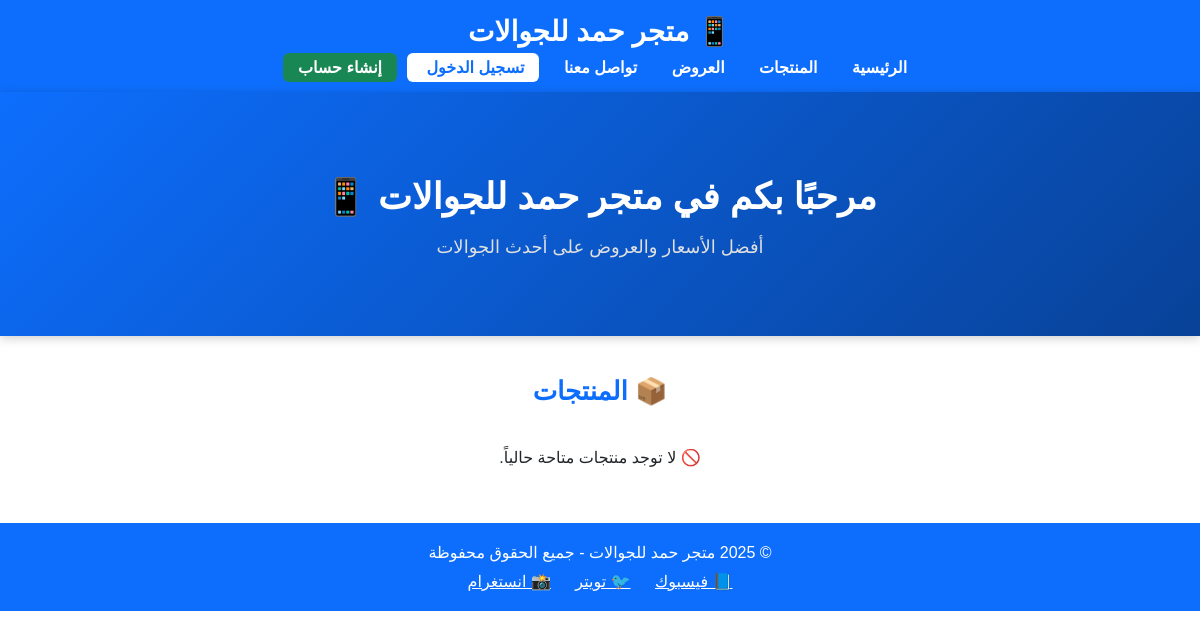
The app's page /, older data.
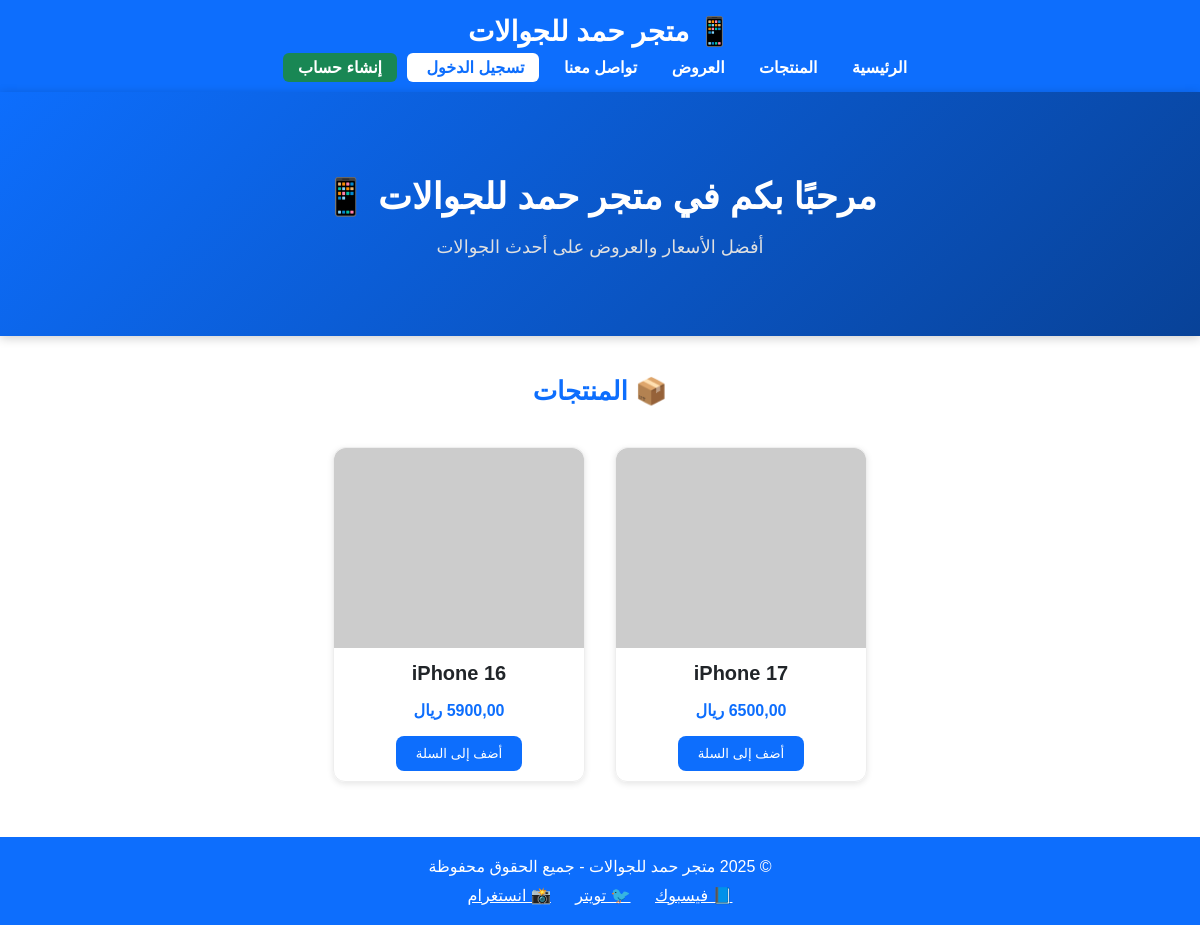
The same page, newer data.
### store/models.py (models this page shows, shortened)
class Product(models.Model):
    category = models.ForeignKey(
        Category,
        on_delete=models.CASCADE,
        related_name='products',
        verbose_name=_("التصنيف")
    )
    name = models.CharField(
        max_length=150,
        verbose_name=_("اسم المنتج")
    )
    description = models.TextField(
        blank=True,
        null=True,
        verbose_name=_("وصف المنتج")
    )
    price = models.DecimalField(
        max_digits=10,
        decimal_places=2,
        verbose_name=_("السعر (بالريال)")
    )
    stock = models.PositiveIntegerField(
        default=0,
        verbose_name=_("الكمية المتاحة")
    )
    image = CloudinaryField(
        folder='products/main/',
        blank=True,
        null=True,
        verbose_name=_("صورة رئيسية للمنتج")
    )
    created_at = models.DateTimeField(
        auto_now_add=True,
        verbose_name=_("تاريخ الإضافة")
    )
    class Meta:
        verbose_name = _("منتج")
        verbose_name_plural = _("المنتجات")
        ordering = ['-created_at']

### core/views.py (the view)
# urls.py: path('', views.home, name='home'),
def home(request):
    products = Product.objects.all()
    context = {
        'products': products
    }
    return render(request, 'home.html', context)

### templates/home.html (shortened to what this page needs)
<!DOCTYPE html>
<html lang="ar" dir="rtl">
<head>
</head>
<body>
  {% include 'header.html' %}
  <div class="banner">
    <h1>مرحبًا بكم في متجر حمد للجوالات 📱</h1>
    <p>أفضل الأسعار والعروض على أحدث الجوالات</p>
  </div>
  <div class="container">
    <h2 class="section-title">📦 المنتجات</h2>
    {% include 'store_templates/products.html' %}
  </div>
  {% include 'footer.html' %}
</body>
</html>

### templates/header.html
<header style="background-color: #0d6efd; color: white; padding: 15px 0; text-align: center;">
  <h1 style="margin: 0; font-size: 28px;">📱 متجر حمد للجوالات</h1>
  <nav style="margin-top: 10px;">
    <a href="{% url 'home' %}" style="color: white; margin: 0 15px; text-decoration: none; font-weight: bold;">الرئيسية</a>
    <a href="#" style="color: white; margin: 0 15px; text-decoration: none; font-weight: bold;">المنتجات</a>
    <a href="#" style="color: white; margin: 0 15px; text-decoration: none; font-weight: bold;">العروض</a>
    <a href="#" style="color: white; margin: 0 15px; text-decoration: none; font-weight: bold;">تواصل معنا</a>
    {% if request.user.is_authenticated %}
      <span style="margin: 0 15px; font-weight: bold;">
        👋 مرحبًا، {{ request.user.username }}
      </span>
      <a href="{% url 'logout' %}" style="background-color: #dc3545; color: white; padding: 6px 15px; border-radius: 6px; margin: 0 5px; text-decoration: none; font-weight: bold;">
        تسجيل الخروج
      </a>
    {% else %}
      <a href="{% url 'login' %}" style="background-color: white; color: #0d6efd; padding: 6px 15px; border-radius: 6px; margin: 0 5px; text-decoration: none; font-weight: bold;">
        تسجيل الدخول
      </a>
      <a href="{% url 'register' %}" style="background-color: #198754; color: white; padding: 6px 15px; border-radius: 6px; margin: 0 5px; text-decoration: none; font-weight: bold;">
        إنشاء حساب
      </a>
    {% endif %}
  </nav>
</header>

### templates/store_templates/products.html (shortened to what this page needs)
<div class="products">
  {% if products %}
    {% for product in products %}
      <div class="product">
        <img src="{{ product.image.url|default:'https://via.placeholder.com/250x200?text=No+Image' }}" alt="{{ product.name }}">
        <h3>{{ product.name }}</h3>
        <p>{{ product.price }} ريال</p>
        <button class="btn">أضف إلى السلة</button>
      </div>
    {% endfor %}
  {% else %}
    <p>🚫 لا توجد منتجات متاحة حالياً.</p>
  {% endif %}
</div>

### templates/footer.html
<footer style="background-color: #0d6efd; color: white; text-align: center; padding: 20px 0; margin-top: 40px;">
  <p style="margin: 0;">© 2025 متجر حمد للجوالات - جميع الحقوق محفوظة</p>
  <div style="margin-top: 10px;">
    <a href="#" style="color: white; margin: 0 10px;">📘 فيسبوك</a>
    <a href="#" style="color: white; margin: 0 10px;">🐦 تويتر</a>
    <a href="#" style="color: white; margin: 0 10px;">📸 انستغرام</a>
  </div>
</footer>

### templates/home.html (style rules this page uses)
body { font-family: "Tajawal", sans-serif; background-color: #ffffff; margin: 0; color: #212529; }
.banner { background: linear-gradient(135deg, #0d6efd, #084298); color: white; text-align: center; padding: 60px 20px; box-shadow: 0 2px 10px rgba(0,0,0,0.2); }
.banner h1 { font-size: 36px; margin-bottom: 10px; }
.banner p { font-size: 18px; color: #e0e0e0; }
.container { width: 90%; margin: 40px auto; text-align: center; }
h2.section-title { font-size: 26px; margin-bottom: 25px; color: #0d6efd; }

### templates/store_templates/products.html (style rules this page uses)
.products { display: flex; flex-wrap: wrap; justify-content: center; }
.product { display: inline-block; width: 250px; border: 1px solid #eee; border-radius: 12px; margin: 15px; box-shadow: 0 2px 6px rgba(0,0,0,0.1); transition: transform 0.3s ease; }
.product img { width: 100%; border-radius: 12px 12px 0 0; }
.product h3 { font-size: 20px; margin: 10px 0; }
.product p { color: #0d6efd; font-weight: bold; }
.btn { background-color: #0d6efd; color: white; padding: 10px 20px; border: none; border-radius: 8px; cursor: pointer; margin-bottom: 10px; }

Row changes from the older to the newer data that the page shows:
added Product: name "iPhone 17"
added Product: name "iPhone 16"
Text that changed along with them:
text no longer shown: "🚫 لا توجد منتجات متاحة حالياً."
